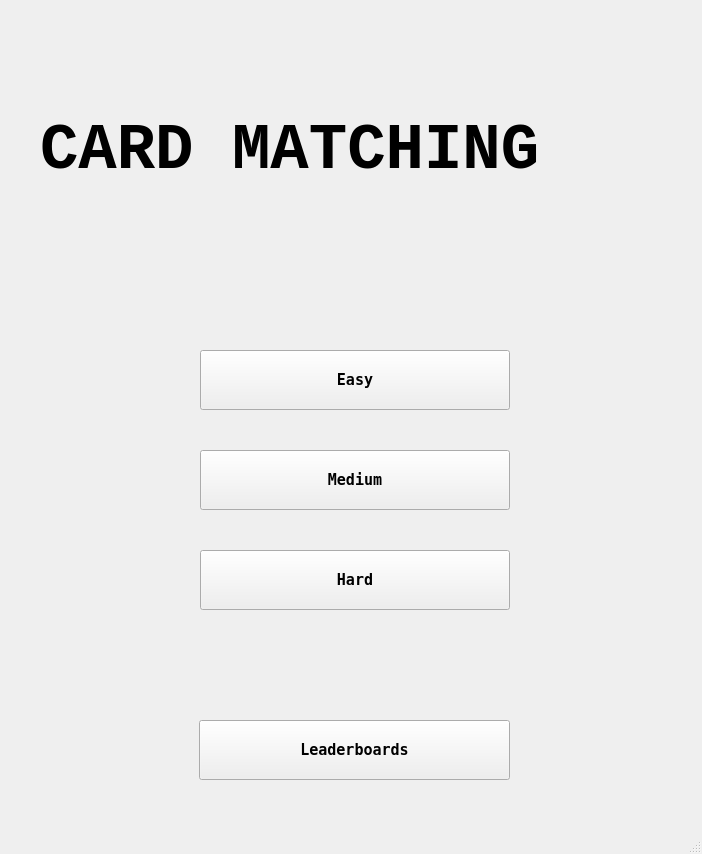
<?xml version="1.0" encoding="UTF-8"?>
<ui version="4.0">
 <class>MainWindow</class>
 <widget class="QMainWindow" name="MainWindow">
  <property name="geometry">
   <rect>
    <x>0</x>
    <y>0</y>
    <width>702</width>
    <height>854</height>
   </rect>
  </property>
  <property name="minimumSize">
   <size>
    <width>702</width>
    <height>854</height>
   </size>
  </property>
  <property name="maximumSize">
   <size>
    <width>702</width>
    <height>854</height>
   </size>
  </property>
  <property name="font">
   <font>
    <weight>50</weight>
    <bold>false</bold>
   </font>
  </property>
  <property name="windowTitle">
   <string>Card Matching</string>
  </property>
  <widget class="QWidget" name="centralwidget">
   <widget class="QLabel" name="titleLabel">
    <property name="geometry">
     <rect>
      <x>40</x>
      <y>70</y>
      <width>621</width>
      <height>161</height>
     </rect>
    </property>
    <property name="font">
     <font>
      <family>Courier New</family>
      <pointsize>48</pointsize>
      <weight>75</weight>
      <italic>false</italic>
      <bold>true</bold>
      <underline>false</underline>
      <strikeout>false</strikeout>
     </font>
    </property>
    <property name="text">
     <string>CARD MATCHING</string>
    </property>
   </widget>
   <widget class="QPushButton" name="easyButton">
    <property name="geometry">
     <rect>
      <x>200</x>
      <y>350</y>
      <width>310</width>
      <height>60</height>
     </rect>
    </property>
    <property name="font">
     <font>
      <family>Terminal</family>
      <pointsize>11</pointsize>
      <weight>75</weight>
      <bold>true</bold>
     </font>
    </property>
    <property name="text">
     <string>Easy</string>
    </property>
   </widget>
   <widget class="QPushButton" name="mediumButton">
    <property name="geometry">
     <rect>
      <x>200</x>
      <y>450</y>
      <width>310</width>
      <height>60</height>
     </rect>
    </property>
    <property name="font">
     <font>
      <family>Terminal</family>
      <pointsize>11</pointsize>
      <weight>75</weight>
      <bold>true</bold>
     </font>
    </property>
    <property name="text">
     <string>Medium</string>
    </property>
   </widget>
   <widget class="QPushButton" name="hardButton">
    <property name="geometry">
     <rect>
      <x>200</x>
      <y>550</y>
      <width>310</width>
      <height>60</height>
     </rect>
    </property>
    <property name="font">
     <font>
      <family>Terminal</family>
      <pointsize>11</pointsize>
      <weight>75</weight>
      <bold>true</bold>
     </font>
    </property>
    <property name="text">
     <string>Hard</string>
    </property>
   </widget>
   <widget class="QPushButton" name="leaderboardButton">
    <property name="geometry">
     <rect>
      <x>199</x>
      <y>720</y>
      <width>311</width>
      <height>60</height>
     </rect>
    </property>
    <property name="font">
     <font>
      <family>Terminal</family>
      <pointsize>11</pointsize>
      <weight>75</weight>
      <bold>true</bold>
     </font>
    </property>
    <property name="text">
     <string>Leaderboards</string>
    </property>
   </widget>
  </widget>
  <widget class="QMenuBar" name="menubar">
   <property name="geometry">
    <rect>
     <x>0</x>
     <y>0</y>
     <width>702</width>
     <height>26</height>
    </rect>
   </property>
  </widget>
  <widget class="QStatusBar" name="statusbar"/>
 </widget>
 <resources/>
 <connections/>
</ui>
